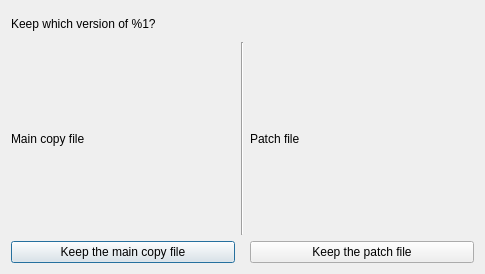
<?xml version="1.0" encoding="UTF-8"?>
<ui version="4.0">
 <class>FileMergeDialog</class>
 <widget class="QDialog" name="FileMergeDialog">
  <property name="geometry">
   <rect>
    <x>0</x>
    <y>0</y>
    <width>485</width>
    <height>274</height>
   </rect>
  </property>
  <property name="windowTitle">
   <string>File Merging - Eidolist</string>
  </property>
  <property name="windowIcon">
   <iconset>
    <normaloff>../icon.ico</normaloff>../icon.ico</iconset>
  </property>
  <layout class="QVBoxLayout" name="verticalLayout">
   <item>
    <widget class="QLabel" name="label">
     <property name="sizePolicy">
      <sizepolicy hsizetype="Preferred" vsizetype="Minimum">
       <horstretch>0</horstretch>
       <verstretch>0</verstretch>
      </sizepolicy>
     </property>
     <property name="maximumSize">
      <size>
       <width>16777215</width>
       <height>25</height>
      </size>
     </property>
     <property name="text">
      <string>Keep which version of %1?</string>
     </property>
    </widget>
   </item>
   <item>
    <layout class="QGridLayout" name="gridLayout">
     <item row="1" column="0">
      <widget class="QPushButton" name="mainCopyButton">
       <property name="text">
        <string>Keep the main copy file</string>
       </property>
      </widget>
     </item>
     <item row="1" column="2">
      <widget class="QPushButton" name="patchButton">
       <property name="text">
        <string>Keep the patch file</string>
       </property>
      </widget>
     </item>
     <item row="0" column="0">
      <widget class="QLabel" name="mainLabel">
       <property name="text">
        <string>Main copy file</string>
       </property>
      </widget>
     </item>
     <item row="0" column="2">
      <widget class="QLabel" name="patchLabel">
       <property name="text">
        <string>Patch file</string>
       </property>
      </widget>
     </item>
     <item row="0" column="1">
      <widget class="Line" name="line">
       <property name="orientation">
        <enum>Qt::Orientation::Vertical</enum>
       </property>
      </widget>
     </item>
    </layout>
   </item>
  </layout>
 </widget>
 <resources/>
 <connections/>
</ui>
